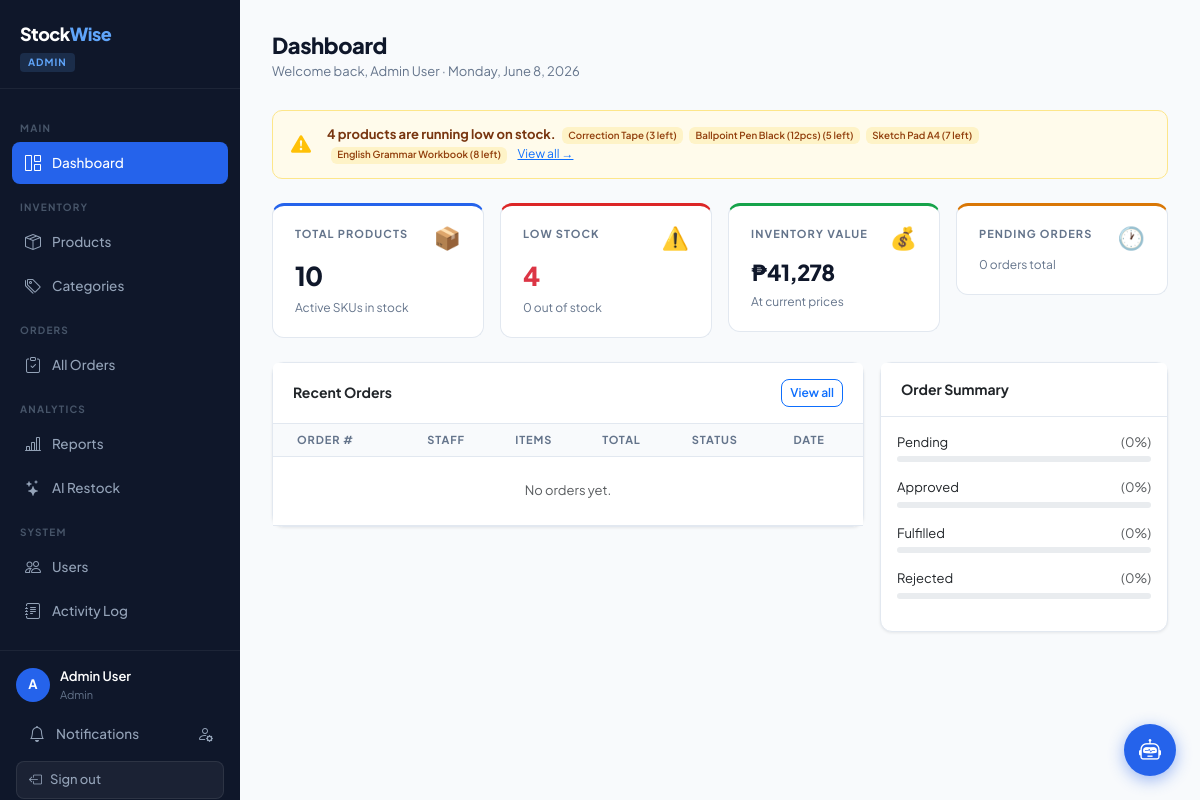
Page /admin/dashboard.php (signed in) on the committed database.
### tables this page shows
CREATE TABLE products (
    id              INT AUTO_INCREMENT PRIMARY KEY,
    category_id     INT,
    sku             VARCHAR(50) NOT NULL UNIQUE,
    name            VARCHAR(150) NOT NULL,
    description     TEXT,
    unit            VARCHAR(30) NOT NULL DEFAULT 'pcs',
    price           DECIMAL(10,2) NOT NULL DEFAULT 0.00,
    stock_quantity  INT NOT NULL DEFAULT 0,
    low_stock_threshold INT NOT NULL DEFAULT 10,
    is_active       TINYINT(1) NOT NULL DEFAULT 1,
    created_at      DATETIME DEFAULT CURRENT_TIMESTAMP,
    updated_at      DATETIME DEFAULT CURRENT_TIMESTAMP ON UPDATE CURRENT_TIMESTAMP,
    FOREIGN KEY (category_id) REFERENCES categories(id) ON DELETE SET NULL
);

### classes/Auth.php (called while the page is built, shortened)
<?php
require_once __DIR__ . '/../config/database.php';
class Auth {
    public static function user(): array {
        return [
            'id'   => $_SESSION['user_id']   ?? null,
            'name' => $_SESSION['user_name'] ?? 'Guest',
            'role' => $_SESSION['user_role'] ?? null,
        ];
    }
}

### config/database.php (called while the page is built, shortened)
<?php
class Database {
    private static ?PDO $instance = null;
    public static function getInstance(): PDO {
        if (self::$instance === null) {
            $dsn = 'mysql:host=' . DB_HOST . ';dbname=' . DB_NAME . ';charset=utf8mb4';
            $options = [
                PDO::ATTR_ERRMODE            => PDO::ERRMODE_EXCEPTION,
                PDO::ATTR_DEFAULT_FETCH_MODE => PDO::FETCH_ASSOC,
                PDO::ATTR_EMULATE_PREPARES   => false,
            ];
            try {
                self::$instance = new PDO($dsn, DB_USER, DB_PASS, $options);
            } catch (PDOException $e) {
                die(json_encode(['error' => 'Database connection failed: ' . $e->getMessage()]));
            }
        }
        return self::$instance;
    }
}

### classes/Product.php (called while the page is built, shortened)
<?php
require_once __DIR__ . '/../config/database.php';
class Product {
    private PDO $db;
    public function __construct() {
        $this->db = Database::getInstance();
    }
    public function getLowStock(): array {
        return $this->db->query('
            SELECT p.*, c.name AS category_name
            FROM products p
            LEFT JOIN categories c ON p.category_id = c.id
            WHERE p.stock_quantity <= p.low_stock_threshold AND p.is_active = 1
            ORDER BY p.stock_quantity ASC
        ')->fetchAll();
    }
    public function getStats(): array {
        return $this->db->query('
            SELECT
                COUNT(*) AS total,
                SUM(CASE WHEN stock_quantity <= low_stock_threshold THEN 1 ELSE 0 END) AS low_stock_count,
                SUM(stock_quantity * price) AS total_value,
                SUM(CASE WHEN stock_quantity = 0 THEN 1 ELSE 0 END) AS out_of_stock
            FROM products WHERE is_active = 1
        ')->fetch();
    }
}

### classes/Order.php (called while the page is built, shortened)
<?php
require_once __DIR__ . '/../config/database.php';
class Order {
    private PDO $db;
    public function __construct() {
        $this->db = Database::getInstance();
    }
    public function getStats(): array {
        return $this->db->query('
            SELECT
                COUNT(*) AS total,
                SUM(CASE WHEN status="pending"   THEN 1 ELSE 0 END) AS pending,
                SUM(CASE WHEN status="approved"  THEN 1 ELSE 0 END) AS approved,
                SUM(CASE WHEN status="fulfilled" THEN 1 ELSE 0 END) AS fulfilled,
                SUM(CASE WHEN status="rejected"  THEN 1 ELSE 0 END) AS rejected
            FROM orders
        ')->fetch();
    }
}

### admin/dashboard.php (the view, shortened to what this page needs)
<?php
require_once __DIR__ . '/../config/database.php';
require_once __DIR__ . '/../classes/Auth.php';
require_once __DIR__ . '/../classes/Product.php';
require_once __DIR__ . '/../classes/Order.php';
$product  = new Product();
$order    = new Order();
$prodStats  = $product->getStats();
$orderStats = $order->getStats();
$lowStock   = $product->getLowStock();
$recentOrders = array_slice($order->getAll(), 0, 5);
include __DIR__ . '/../includes/header.php';
?>
<div class="page-header d-flex justify-content-between align-items-start">
    <div>
        <h1 class="page-title">Dashboard</h1>
        <div class="page-subtitle">Welcome back, <?= htmlspecialchars(Auth::user()['name']) ?> · <?= date('l, F j, Y') ?></div>
    </div>
</div>
<?php if (!empty($lowStock)): ?>
<div class="alert-low-stock d-flex align-items-start gap-3 mb-4">
    <i class="bi bi-exclamation-triangle-fill fs-5 mt-1 text-warning"></i>
    <div>
        <strong><?= count($lowStock) ?> product<?= count($lowStock) > 1 ? 's are' : ' is' ?> running low on stock.</strong>
        <?php foreach ($lowStock as $p): ?>
        <span class="badge badge-low-stock ms-1"><?= htmlspecialchars($p['name']) ?> (<?= $p['stock_quantity'] ?> left)</span>
        <?php endforeach; ?>
        <a href="<?= APP_URL ?>/admin/products.php?filter=low" class="ms-2 fw-600" style="font-size:12px;">View all →</a>
    </div>
</div>
<?php endif; ?>
<div class="row g-3 mb-4">
    <div class="col-md-3">
        <div class="kpi-card border-blue">
            <div class="d-flex justify-content-between align-items-start mb-2">
                <div class="kpi-label mb-0">Total Products</div>
                <span style="font-size:22px;line-height:1;">📦</span>
            </div>
            <div class="kpi-value"><?= number_format($prodStats['total']) ?></div>
            <div class="kpi-sub">Active SKUs in stock</div>
        </div>
    </div>
    <div class="col-md-3">
        <div class="kpi-card border-red">
            <div class="d-flex justify-content-between align-items-start mb-2">
                <div class="kpi-label mb-0">Low Stock</div>
                <span style="font-size:22px;line-height:1;">⚠️</span>
            </div>
            <div class="kpi-value text-danger"><?= $prodStats['low_stock_count'] ?></div>
            <div class="kpi-sub"><?= $prodStats['out_of_stock'] ?> out of stock</div>
        </div>
    </div>
    <div class="col-md-3">
        <div class="kpi-card border-green">
            <div class="d-flex justify-content-between align-items-start mb-2">
                <div class="kpi-label mb-0">Inventory Value</div>
                <span style="font-size:22px;line-height:1;">💰</span>
            </div>
            <div class="kpi-value" style="font-size:22px;">₱<?= number_format($prodStats['total_value'], 0) ?></div>
            <div class="kpi-sub">At current prices</div>
        </div>
    </div>
    <div class="col-md-3">
        <div class="kpi-card border-amber">
            <div class="d-flex justify-content-between align-items-start mb-2">
                <div class="kpi-label mb-0">Pending Orders</div>
                <span style="font-size:22px;line-height:1;">🕐</span>
            </div>
            <div class="kpi-sub"><?= $orderStats['total'] ?> orders total</div>
        </div>
    </div>
</div>
<div class="row g-3">
    <div class="col-md-8">
        <div class="card">
            <div class="card-header d-flex justify-content-between align-items-center">
                Recent Orders
                <a href="<?= APP_URL ?>/admin/orders.php" class="btn btn-sm btn-outline-primary">View all</a>
            </div>
            <div class="card-body p-0">
                <table class="table table-hover mb-0">
                    <thead><tr>
                        <th class="ps-4">Order #</th><th>Staff</th><th>Items</th><th>Total</th><th>Status</th><th>Date</th>
                    </tr></thead>
                    <tbody>
                    <?php if (empty($recentOrders)): ?>
                    <tr><td colspan="6" class="text-center text-muted py-4" style="font-size:13px;">No orders yet.</td></tr>
                    <?php else: foreach ($recentOrders as $o): ?>
                    <tr>
                        <td class="ps-4"><a href="<?= APP_URL ?>/admin/order_detail.php?id=<?= $o['id'] ?>" class="fw-600 text-decoration-none"><?= htmlspecialchars($o['order_no']) ?></a></td>
                        <td><?= htmlspecialchars($o['staff_name']) ?></td>
                        <td><?= $o['item_count'] ?></td>
                        <td>₱<?= number_format($o['total_amount'], 2) ?></td>
                        <td><span class="badge badge-<?= $o['status'] ?> rounded-pill px-2"><?= ucfirst($o['status']) ?></span></td>
                        <td class="text-muted"><?= date('M d, Y', strtotime($o['created_at'])) ?></td>
                    </tr>
                    <?php endforeach; endif; ?>
                    </tbody>
                </table>
            </div>
        </div>
    </div>
    <div class="col-md-4">
        <div class="card h-100">
            <div class="card-header">Order Summary</div>
            <div class="card-body">
                <?php
                $statRows = [
                    ['Pending',   $orderStats['pending'],   'warning'],
                    ['Approved',  $orderStats['approved'],  'success'],
                    ['Fulfilled', $orderStats['fulfilled'], 'primary'],
                    ['Rejected',  $orderStats['rejected'],  'danger'],
                ];
                foreach ($statRows as [$label, $count, $color]):
                $pct = $orderStats['total'] > 0 ? round($count / $orderStats['total'] * 100) : 0;
                ?>
                <div class="mb-3">
                    <div class="d-flex justify-content-between mb-1" style="font-size:13px;">
                        <span class="fw-600"><?= $label ?></span>
                        <span class="text-muted"><?= $count ?> (<?= $pct ?>%)</span>
                    </div>
                    <div class="progress" style="height:6px;border-radius:4px;">
                    </div>
                </div>
                <?php endforeach; ?>
            </div>
        </div>
    </div>
</div>
<?php include __DIR__ . '/../includes/footer.php'; ?>

### includes/header.php (style rules this page uses)
:root { --sidebar-width: 240px; --brand: #2563EB; --brand-dark: #1D4ED8; --success: #16A34A; --warning: #D97706; --danger: #DC2626; --surface: #F8FAFC; --border: #E2E8F0; --text: #0F172A; --muted: #64748B; }
* { font-family: 'Plus Jakarta Sans', sans-serif; }
body { background: var(--surface); color: var(--text); }
.page-header { margin-bottom: 28px; }
.page-title { font-size: 22px; font-weight: 800; letter-spacing: -0.02em; margin: 0; }
.page-subtitle { font-size: 13px; color: var(--muted); margin-top: 4px; }
.card { border: 1px solid var(--border); border-radius: 12px; box-shadow: 0 1px 3px rgba(0,0,0,0.08); }
.card-header { background: white; border-bottom: 1px solid var(--border); padding: 16px 20px; font-weight: 700; font-size: 14px; }
.kpi-card { background: white; border: 1px solid var(--border); border-radius: 12px; padding: 20px 22px; }
.kpi-card.border-blue { border-top: 3px solid var(--brand); }
.kpi-card.border-green { border-top: 3px solid var(--success); }
.kpi-card.border-red { border-top: 3px solid var(--danger); }
.kpi-card.border-amber { border-top: 3px solid var(--warning); }
.kpi-label { font-size: 11px; font-weight: 700; letter-spacing: 0.1em; text-transform: uppercase; color: var(--muted); margin-bottom: 8px; }
.kpi-value { font-size: 26px; font-weight: 800; letter-spacing: -0.03em; }
.kpi-sub { font-size: 12px; color: var(--muted); margin-top: 4px; }
.table { font-size: 13.5px; }
.table th { font-size: 11px; font-weight: 700; letter-spacing: 0.08em; text-transform: uppercase; color: var(--muted); border-bottom: 1px solid var(--border); background: #F8FAFC; }
.table td { vertical-align: middle; border-color: var(--border); }
.badge-low-stock { background:#FEF3C7; color:#92400E; font-weight:600; }
.alert-low-stock { background: #FFFBEB; border: 1.5px solid #FDE68A; border-radius: 10px; padding: 14px 18px; font-size: 13px; color: #78350F; }
.btn { font-size: 13px; font-weight: 600; border-radius: 8px; }
.btn-sm { font-size: 12px; }

### rows in the picture
products: name "Correction Tape", stock_quantity "3"
products: name "Ballpoint Pen Black (12pcs)", stock_quantity "5"
products: name "Sketch Pad A4", stock_quantity "7"
products: name "English Grammar Workbook", stock_quantity "8"

### other values in the picture
$user['role'] "ADMIN"
substr($user['name'], 0, 1) "A"
$user['name'] "Admin User"
$user['role'] "Admin"
Auth::user()['name'] "Admin User"
count($lowStock) "4"
$prodStats['total'] "10"
$prodStats['low_stock_count'] "4"
$prodStats['out_of_stock'] "0"
$prodStats['total_value'] "41,278"
$orderStats['total'] "0"
$label "Pending"
$pct "0"
$label "Approved"
$label "Fulfilled"
